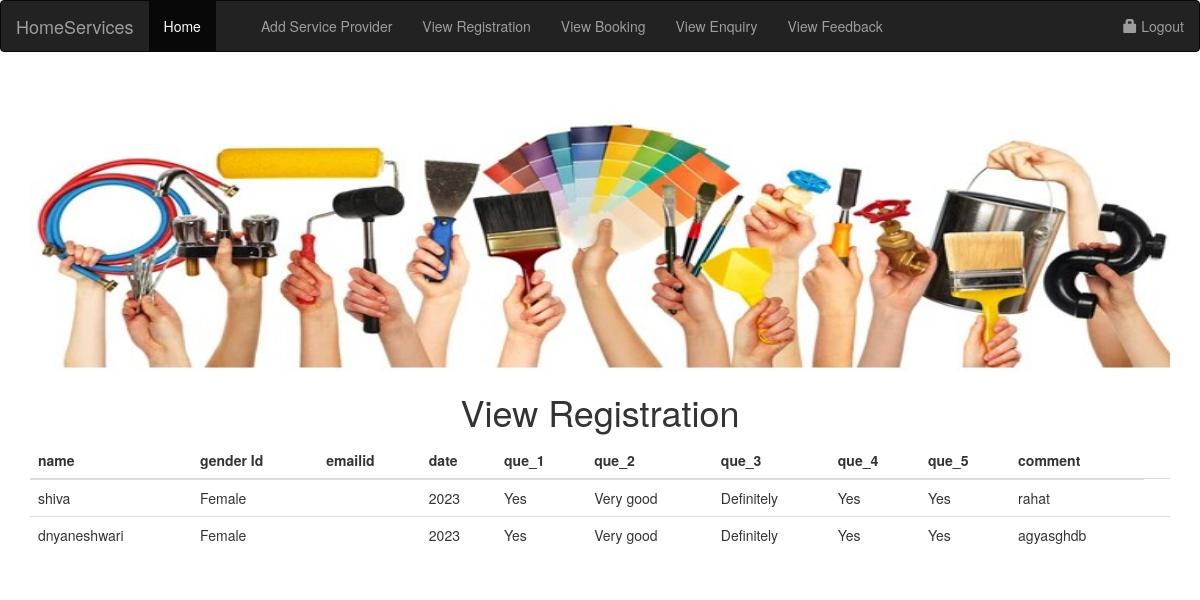
The app's page /admin/viewfeedback.php with its own data.
### tables this page shows
CREATE TABLE `feedback` (
  `name` varchar(15) NOT NULL,
  `gender` varchar(10) NOT NULL,
  `emailid` varchar(50) NOT NULL,
  `date` int(10) NOT NULL,
  `que_1` varchar(10) NOT NULL,
  `que_2` varchar(10) NOT NULL,
  `que_3` varchar(10) NOT NULL,
  `que_4` varchar(10) NOT NULL,
  `que_5` varchar(10) NOT NULL,
  `comment` varchar(200) NOT NULL
);

### admin/viewfeedback.php (the view)
<?php
include("header.php");
?>
<h1 align=center>View Registration</h1>
 <table class="table">
    <thead>
      <tr>
        <th>name</th>
        <th>gender Id</th>
        <th>emailid</th>
        <th>date</th>
       <th>que_1</th>
<th>que_2</th>
<th>que_3</th>
<th>que_4</th>
<th>que_5</th>
<th>comment</th>
      </tr>
    </thead>
    <tbody>
<?php
include("../connection.php");
$rs=mysqli_query($cn,"select * from feedback ");
while($a=mysqli_fetch_array($rs))
{
 extract($a);
echo "<tr><td>$name</td><td>$gender</td><td>$emailid</td><td>$date</td><td>$que_1</td><td>$que_2</td><td>$que_3</td><td>$que_4</td><td>$que_5</td><td>$comment</td><td>
$emailid</td></tr>";
}
?>
    </tbody>
  </table>
<?php
include("footer.php");
?>

### records on screen
feedback: name "shiva", gender "Female", date "2023", que_1 "Yes", que_2 "Very good", que_3 "Definitely", que_4 "Yes", que_5 "Yes", comment "rahat"
feedback: name "dnyaneshwari", gender "Female", date "2023", que_1 "Yes", que_2 "Very good", que_3 "Definitely", que_4 "Yes", que_5 "Yes", comment "agyasghdb"
